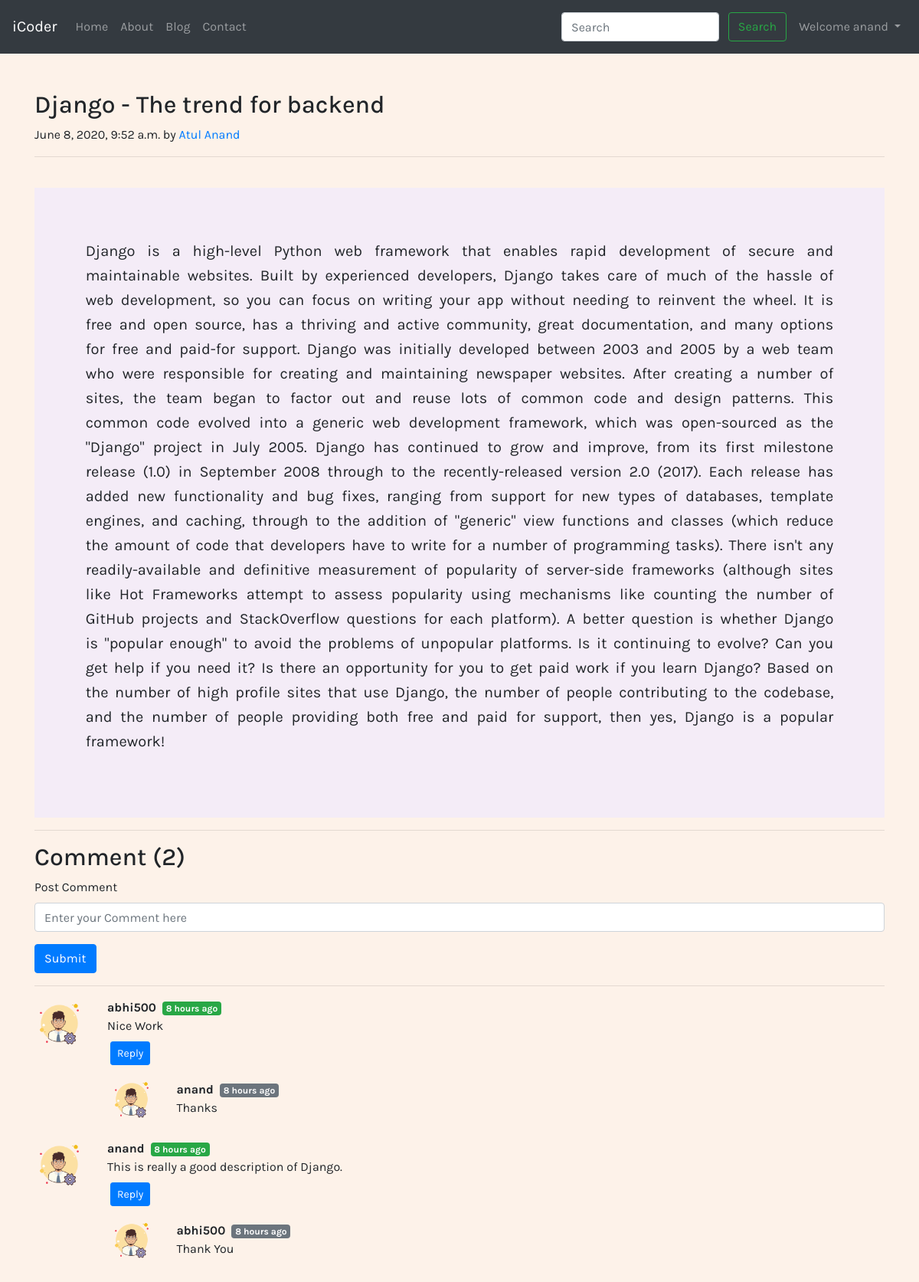
The app's page /blog/Django-post (signed in) with its own data.
### mysite/models.py (models this page shows, shortened)
class Post(models.Model):
    sno = models.AutoField(primary_key = True)
    title = models.CharField(max_length=300)
    content = models.TextField()
    author = models.CharField(max_length=40)
    slug = models.CharField(max_length=130)
    timestamp = models.DateTimeField(blank=True)

class BlogComment(models.Model):
    sno = models.AutoField(primary_key = True)
    comment = models.TextField()
    user = models.ForeignKey(User, on_delete=models.CASCADE)
    post = models.ForeignKey(Post, on_delete=models.CASCADE)
    parent = models.ForeignKey('self', on_delete=models.CASCADE, null=True)
    timestamp = models.DateTimeField(default=now)
    def __str__(self):
        return self.comment[0:13] + " by "+ self.user.username

### mysite/views.py (the view)
# urls.py: path('<str:slug>',views.blogPost,name='blogPost')
def blogPost(request , slug):
    post = Post.objects.filter(slug=slug).first()
    comments = BlogComment.objects.filter(post=post, parent=None)
    replies = BlogComment.objects.filter(post=post).exclude(parent=None)
    repDict={}
    for reply in replies:
        if reply.parent.sno not in repDict.keys():
            repDict[reply.parent.sno] = [reply]
        else:
            repDict[reply.parent.sno].append(reply)
        print(repDict)
    context = {'post':post, 'comments':comments , 'user' : request.user, 'replyDict' : repDict}
    return render(request, 'mysite/blogPost.html',context)

### mysite/templatetags/getDict.py (called while the page is built)
@register.filter(name='get_val')
def get_val(dict, key):
    return dict.get(key)

### templates/mysite/blogPost.html (shortened to what this page needs)
{% extends 'base.html' %}
{% block body %}
{% load humanize %}
{% load getDict %}
<div class="container mt-5">
    <div class="blog-post">
        <h2 class="blog-post-title">{{ post.title }}</h2>
        <p class="blog-post-meta">{{ post.timestamp }} by <a href="#">{{ post.author }}</a></p>
        <hr>
        <br>
        <div class="aa">
            <p>{{ post.content }}</p>
        </div>
    </div>
    <hr>
</div>
<div class="container">
    <h2>Comment ({{ comments.count }})</h2>
    <div class="my-2">
        {% if user.is_authenticated %}
        <form action="/blog/postComment" method="post">
            <div class="form-group">
                <label for="exampleInputEmail1">Post Comment</label>
                <input type="text" name="comment" class="form-control" id="exampleInputEmail1"
                    placeholder="Enter your Comment here" />
            </div>
            <button type="submit" class="btn btn-primary">Submit</button>
        </form>
        {% else %}
        <h4 style="padding-bottom: 10px">Please Login To Comment</h4>
        {% endif %}
    </div>
    <hr>
    {% for comment in comments %}
    <div class="row my-3">
        <div class="col-md-1">
            <img src="/static/img/admin.png" class="rounded mx-auto d-block w-100 " alt="Not Found">
        </div>
        <div class="col-md-11">
            <b> {{ comment.user.username }} </b> <span class="badge badge-success ml-1" style="font-size: 12px">
                {{ comment.timestamp | naturaltime }}</span>
            <div>
                {{ comment.comment }}
            </div>
            <div class="reply mx-1 my-2">
                {% if user.is_authenticated %}
                <p>
                    <a class="btn btn-sm btn-primary" data-toggle="collapse" href="#replyBox{{ comment.sno }}"
                        role="button" aria-expanded="false" aria-controls="collapseExample">
                        Reply
                    </a>
                </p>
                {% endif %}
                <div class="replies my-2">
                    {% for reply in replyDict|get_val:comment.sno %}
                        <div class="row">
                            <div class="col-md-1">
                                <img class="rounded mx-auto d-block w-100 " src="/static/img/admin.png" alt="Image Unavailable">
                            </div>
                            <div class="col-sm-10 my-1">
                                <b> {{ reply.user.username }} </b> <span class="badge badge-secondary ml-1" style="font-size: 12px">
                                    {{ reply.timestamp | naturaltime }}</span>
                                <div>
                                    {{ reply.comment }}
                                </div>
                            </div>
                        </div>
                    {% endfor %}
                </div>
            </div>
        </div>
    </div>
    {% endfor %}
</div>
<br>
<br>
<br>
{% endblock body %}

### templates/base.html (shortened to what this page needs)
<!doctype html>
<html lang="en">
  <head>
    <link rel="stylesheet" href="https://stackpath.bootstrapcdn.com/bootstrap/4.5.0/css/bootstrap.min.css">
  </head>
  <body>
    <nav class="navbar navbar-expand-lg navbar-dark bg-dark">
      <a class="navbar-brand" href="/">iCoder</a>
      <div class="collapse navbar-collapse" id="navbarSupportedContent">
        <ul class="navbar-nav mr-auto">
          <li class="nav-item {% block activeHome %} {% endblock activeHome %}">
            <a class="nav-link" href="/">Home <span class="sr-only">(current)</span></a>
          </li>
          <li class="nav-item {% block activeAbout %} {% endblock activeAbout %}">
            <a class="nav-link" href="/about">About</a>
          </li>
            <li class="nav-item {% block activeBlog %} {% endblock activeBlog %}">
            <a class="nav-link" href="/blog">Blog</a>
          </li>
          <li class="nav-item {% block activeContact %} {% endblock activeContact %}">
            <a class="nav-link" href="/contact">Contact</a>
          </li>
        </ul>
        <div class="ml-auto form-inline ">
        <form class="my-2 my-lg-0 mr-2" action="/search" method="get">
          <input class="form-control mr-sm-2" type="search" placeholder="Search" aria-label="Search" name="query">
          <button class="btn btn-outline-success my-2 my-sm-2 {% block activeSearch %} {% endblock activeSearch %}" type="submit">Search</button>
        </form>
        {% if user.is_authenticated %}
            <ul class="navbar-nav ml-auto">
                <li class="nav-item dropdown">
                    <a class="nav-link dropdown-toggle" href="#" id="navbarDropdown" role="button" data-toggle="dropdown" aria-haspopup="true" aria-expanded="false">
                      Welcome {{ request.user }}
                    </a>
                  </li>
            </ul>
        {% endif %}
        </div>
      </div>
     </nav>
    {% block body %}
    {% endblock body %}
  </body>
</html>

### records on screen
Post: title "Django - The trend for backend", timestamp "June 8, 2020, 9:52 a.m.", author "Atul Anand", content "Django is a high-level Python web framework that enables rapid development of secure and maintainable websites. Built by experienced developers, Django takes care of much of the hassle of web development, so you can focus on writing your app without needing to reinvent the wheel. It is free and open source, has a thriving and active community, great documentation, and many options for free and paid-for support. Django was initially developed between 2003 and 2005 by a web team who were responsible for creating and maintaining newspaper websites. After creating a number of sites, the team began to factor out and reuse lots of common code and design patterns. This common code evolved into a…"
BlogComment: user.username "abhi500", timestamp "8 hours ago", comment "Nice Work"
BlogComment: user.username "anand", timestamp "8 hours ago", comment "Thanks"
BlogComment: user.username "anand", timestamp "8 hours ago", comment "This is really a good description of Django."
BlogComment: user.username "abhi500", timestamp "8 hours ago", comment "Thank You"

### other values on screen
{{ request.user }} "anand"
{{ comments.count }} "2"
